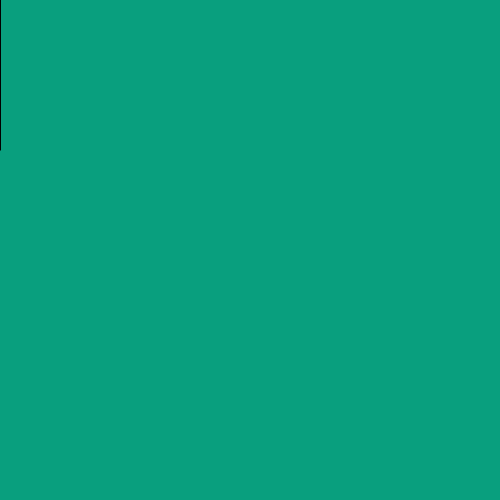
Frame 1 (no input)
Frame 60 (the mouse pressed at the canvas centre just before this capture): identical to frame 1, image omitted
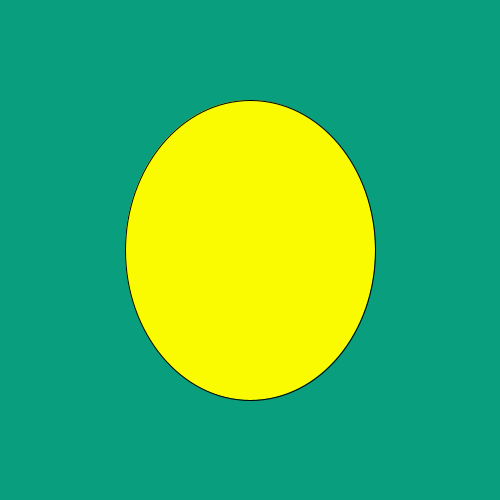
Frame 120 (the mouse held since frame 60 and released just before this capture)

The Processing sketch that drew these frames (run headless with seeded random() and noise(); from frame 60 on, the mouse is pressed at the canvas centre):

// Processing sketch: processing_144384
// ── processing_144384.pde

void setup (){
 size(500,500);
 
 frameRate(20); // set the framerate of the sketch to 20
}


void draw() {
 background(9,159,126);
 fill(mouseX, mouseY ,0, 255);
 ellipse(mouseX,mouseY,mouseX,300);
 
 
 println(frameRate); 
}
